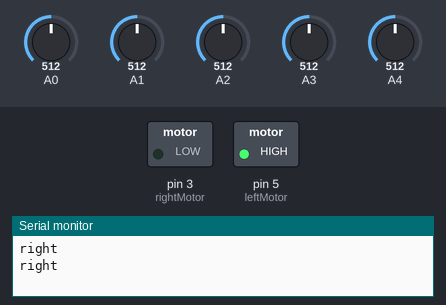
This sketch was run on a simulated Arduino Uno, built with avr-gcc and run on an emulated ATmega328P. Parts: switched loads named in the sketch (green lamp = pin HIGH), the last lines printed to the serial monitor. Inputs (shaded band) come from the test bench; at power-on: A2 = 512, A3 = 512, A0 = 512, A1 = 512, A4 = 512.

Above: at 1.8 s.
1.9 s: A2 set to 493
At 2.3 s:
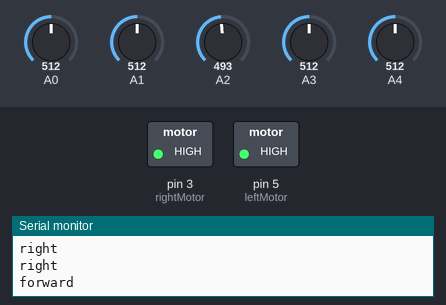
3.5 s: A3 set to 479
At 5.1 s:
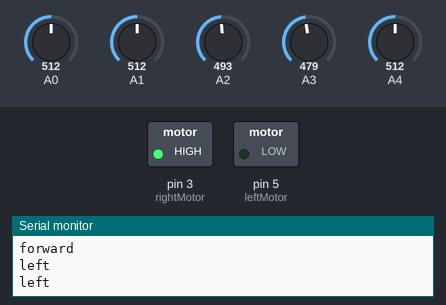
5.5 s: A3 set to 716
At 6.7 s:
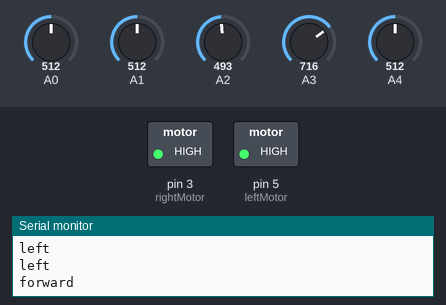
7.5 s: A3 set to 306
At 8.3 s:
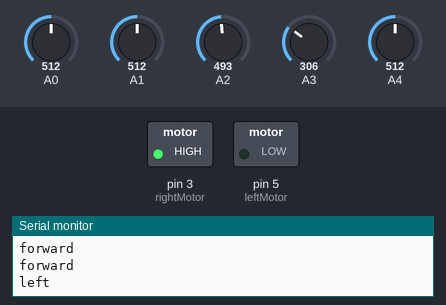
Timing chart, 0 to 10.5 s (numbered marks = the images above; inputs shaded):
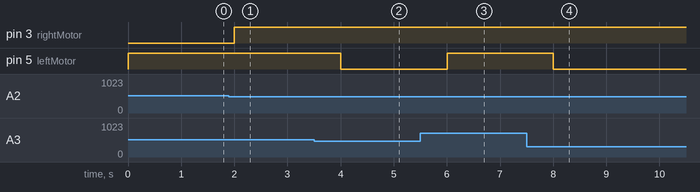

Measured:
- the behaviour switches between 512 and 511 on A2 (found by bisection; images 0 and 1)
- the behaviour switches between 493 and 492 on A3 (found by bisection; images 1 and 2)
- after the input at 1.9 s, pin 3 (rightMotor): LOW → HIGH after 0.10 s
- after the input at 3.5 s, pin 5 (leftMotor): HIGH → LOW after 0.50 s
- after the input at 5.5 s, pin 5 (leftMotor): LOW → HIGH after 0.50 s
- after the input at 7.5 s, pin 5 (leftMotor): HIGH → LOW after 0.51 s

The sketch:

linefollwe.ino
```cpp
byte leftMotor;
byte rightMotor;
void setup() {
  Serial.begin(9600);
  rightMotor = 3;
  leftMotor = 5;
}

void loop() {

int array[5];
for(int i=0;i<5;i++)
{
  array[i]=analogRead(i);
}
int minIndex =0;
int minValue = array[0];
for(int i=1;i<5;i++)
{

  if(array[i]<minValue)
  {
    minValue=array[i];
    minIndex = i;
  }
}
detectCommand(minIndex);
delay(1000);
}

void detectCommand(int index)
{
  if(index==2)
  {
      Serial.println("forward");
      forward();
  }else if(index==0 || index==1)
  {
      Serial.println("right");
      right();
  }else
  {
      Serial.println("left");
      left();
  }
}

void forward()
{
    analogWrite(leftMotor, 255);
    analogWrite(rightMotor, 255);
}

void left()
{
    analogWrite(leftMotor, 0);
    analogWrite(rightMotor, 255);
}

void right()
{
    analogWrite(leftMotor, 255);
    analogWrite(rightMotor, 0);
}
```
